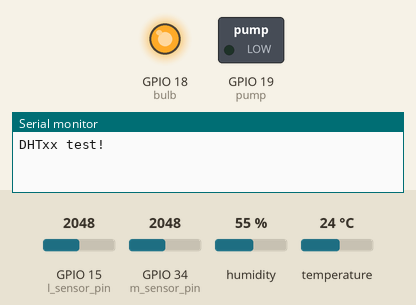
Recording of a sketch running on a simulated ESP32. Parts: switched loads named in the sketch (green lamp = pin HIGH), output pins drawn as LEDs (lit = HIGH), the last lines printed to the serial monitor. The inputs (shaded band) are chosen by the test bench; at power-on: GPIO 15 (l_sensor_pin) = 2048, GPIO 34 (m_sensor_pin) = 2048, humidity 55 %, temperature 24 °C.

Above: at 0.1 s.
At 60.1 s:
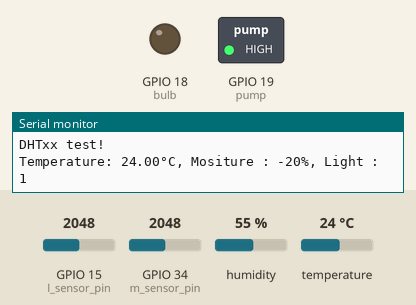
At 63.1 s:
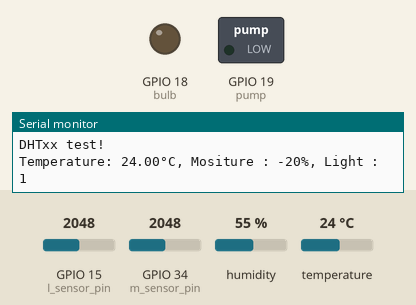
Timing chart, 0 to 124.5 s (numbered marks = the images above):
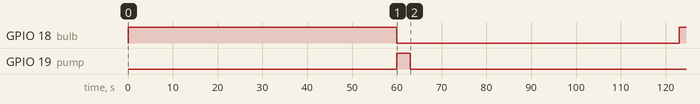

Measured:
- by itself, GPIO 18 (bulb): HIGH → LOW at 60.0 s, → HIGH 63.0 s later
- by itself, GPIO 19 (pump): LOW → HIGH at 60.0 s, → LOW 3.0 s later

The sketch:

Combined.ino
```cpp
#include "DHT.h"

#define DHTPIN 4

#define DHTTYPE DHT11   // DHT 11

DHT dht(DHTPIN, DHTTYPE);
int m_sensor_pin = 34;
int l_sensor_pin = 15;
int reading_value_m ;
int reading_value_l ;
int pump = 19;
int bulb = 18;
int counter = 1;


void setup() {
  Serial.begin(9600);
  Serial.println(F("DHTxx test!"));
  pinMode(pump, OUTPUT);
  pinMode(bulb, OUTPUT);
  digitalWrite(bulb, HIGH);
  dht.begin();
}

void loop() {
  delay(1000*60);
  float t = dht.readTemperature();

  Serial.print(F("Temperature: "));
  Serial.print(t);
  Serial.print(F("°C"));

  digitalWrite(bulb, LOW);
  reading_value_m= analogRead(m_sensor_pin);
  reading_value_m = map(reading_value_m,1800,600,0,100);
  reading_value_l= analogRead(l_sensor_pin);

  if(reading_value_l > 1000){
    reading_value_l = 1;
  }else{
    reading_value_l = 0;
  }

  Serial.print(", Mositure : ");
  Serial.print(reading_value_m);
  Serial.print("%, Light : ");
  Serial.print(reading_value_l);
  Serial.println("");


  if(counter == 1){
    digitalWrite(pump, HIGH);
    delay(3000);
    digitalWrite(pump, LOW);
    counter = 2;
  } else if(counter == 2){
    digitalWrite(bulb, HIGH);
    counter = 1;
  }

}
```
